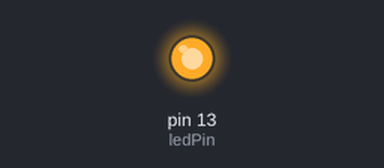
Bench run of a sketch on a simulated Arduino Uno, built with avr-gcc and run on an emulated ATmega328P. On the bench: output pins drawn as LEDs (lit = HIGH). What the sketch prints to the serial monitor is not drawn.

Above: at 11.1 s.
At 16.1 s:
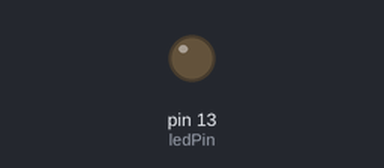
Timing chart, 0 to 17.6 s (numbered marks = the images above):
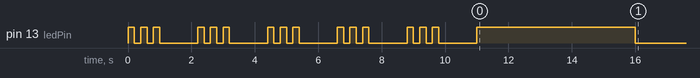

The sketch:

firstArduino.ino
```cpp
int ledPin = 13;
int startValue = 5;

void flashLED(int times){
  for(int i=0; i<times; i++){
    digitalWrite(ledPin, HIGH);
    delay(200);
    digitalWrite(ledPin, LOW);
    delay(200);
  }
}
void setup(){
  Serial.begin(9600);
  pinMode(ledPin, OUTPUT);
  Serial.println("===Smart Countdown Starting===");

  while(startValue>0){
    Serial.print("Count: ");
    Serial.println(startValue);

    flashLED(3);
    delay(1000);
    startValue = startValue - 1;
  }
  Serial.println("===Countdown Complete===");
  digitalWrite(ledPin, HIGH);
  delay(5000);
  digitalWrite(ledPin, LOW);

}

void loop(){

}
```
